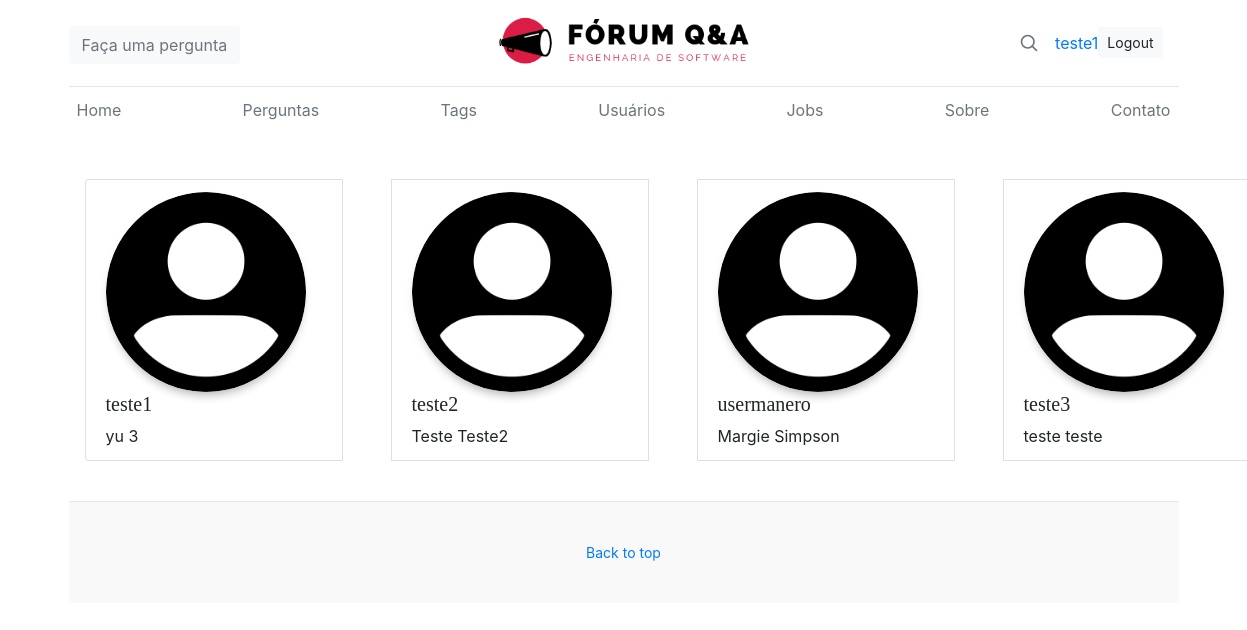
Screenshot of /users/ (signed in) with the database file from the repository.
### users/models.py (models this page shows)
class ForumUser(User):
    description = models.CharField(max_length=300)

### forum/views.py (the view)
# urls.py: path('users/', views.users , name='users'),
def users(request):
    context = {
        'title': 'Usuários'
    }
    users = User.objects.all()
    context['users'] = users
    return render(request, 'forum/users.html', context)

### forum/templates/forum/users.html (shortened to what this page needs)
{% extends "forum/base.html" %}
{% load static from staticfiles %}
{% block content %}
<div class="container">
    {%  include "forum/header.html" %}
    <ul class="list-group list-unstyled list-group-horizontal w-100 p-3">
      {% for user in users %}
      <li class="list-group-item media my-4 mr-5 ">
        <img src="{% static 'users/img/default.png' %}" class="mr-3 img-raised rounded-circle img-fluid" alt="...">
        <div class="media-body">
          <h5 class="mt-0 ">{{ user.username }}</h5>
          {{ user.first_name }} {{ user.last_name }}
        </div>
      </li>
      {% endfor %}
    </ul>
  <footer class="blog-footer">
    <p>
      <a href="#">Back to top</a>
    </p>
  </footer>
</div>
{% endblock content %}

### forum/templates/forum/header.html
{% load static %}
<header class="blog-header py-3">
        <div class="row flex-nowrap justify-content-between align-items-center">
          <div class="col-4 pt-1">
              <button type="button" class="btn btn-light">
                <a href="{% url 'posts:create_post' %}" class="text-muted">Faça uma pergunta</a>
              </button>
          </div>
          <div class="col-4 text-center">
            <a class="blog-header-logo text-dark" href="{% url 'forum:index' %}">
              <img src="{% static 'forum/img/logo_top.png' %}" class="card-img-top"alt="logo">
            </a>
          </div>
          <div class="col-4 d-flex justify-content-end align-items-center">
            <a class="text-muted" href="#">
              <svg xmlns="http://www.w3.org/2000/svg" width="20" height="20" fill="none" stroke="currentColor" stroke-linecap="round" stroke-linejoin="round" stroke-width="2" class="mx-3" role="img" viewBox="0 0 24 24" focusable="false"><title>Search</title><circle cx="10.5" cy="10.5" r="7.5"/><path d="M21 21l-5.2-5.2"/></svg>
            </a>
            {% if user.is_authenticated %}
            <a href="{% url 'users:profile' %}"> {{ user.username }}</a>
            <a class="btn btn-sm btn btn-light mr-3" href="{% url 'users:logout' %}">Logout</a>
            {% else %}
            <a class="btn btn-sm btn btn-light mr-3" href="{% url 'users:login' %}">Entrar</a>
            <a class="btn btn-sm btn-outline-secondary" href="{% url 'users:register' %}">Registrar-se</a>
            {% endif %}
          </div>
        </div>
      </header>
      <div class="nav-scroller py-1 mb-2">
        <nav class="nav d-flex justify-content-between">
          <a class="p-2 text-muted" href="{% url 'forum:index' %}">Home</a>
          <a class="p-2 text-muted" href="{% url 'forum:all_posts' %}">Perguntas</a>
          <a class="p-2 text-muted" href="#">Tags</a>
          <a class="p-2 text-muted" href="{% url 'forum:users' %}">Usuários</a>
          <a class="p-2 text-muted" href="#">Jobs</a>
          <a class="p-2 text-muted" href="#">Sobre</a>
          <a class="p-2 text-muted" href="#">Contato</a>
        </nav>
      </div>

### static/forum/css/base.css (style rules this page uses)
.blog-header { line-height: 1; border-bottom: 1px solid #e5e5e5; }
.blog-header-logo { font-family: "Playfair Display", Georgia, "Times New Roman", serif; font-size: 2.25rem; }
h1, h2, h3, h4, h5, h6 { font-family: "Playfair Display", Georgia, "Times New Roman", serif; }
.nav-scroller { position: relative; z-index: 2; height: 2.75rem; overflow-y: hidden; }
.nav-scroller .nav { display: -ms-flexbox; display: flex; -ms-flex-wrap: nowrap; flex-wrap: nowrap; padding-bottom: 1rem; margin-top: -1px; overflow-x: auto; text-align: center; white-space: nowrap; -webkit-overflow-scrolling: touch; }
.blog-footer { padding: 2.5rem 0; color: #999; text-align: center; background-color: #f9f9f9; border-top: .05rem solid #e5e5e5; }
.blog-footer p:last-child { margin-bottom: 0; }
.img-raised { box-shadow: 0 5px 15px -8px rgba(0,0,0,.24), 0 8px 10px -5px rgba(0,0,0,.2); }
.rounded-circle { border-radius: 50%!important; }
.img-fluid, .img-thumbnail { max-width: 200px; height: auto; }
p { font-size: 14px; margin: 0 0 10px; }

### rows the page displays
ForumUser: username "teste1", first_name "yu", last_name "3"
ForumUser: username "teste2", first_name "Teste", last_name "Teste2"
ForumUser: username "usermanero", first_name "Margie", last_name "Simpson"
ForumUser: username "teste3", first_name "teste", last_name "teste"

### other values shown
{{ user.username }} "teste1"
